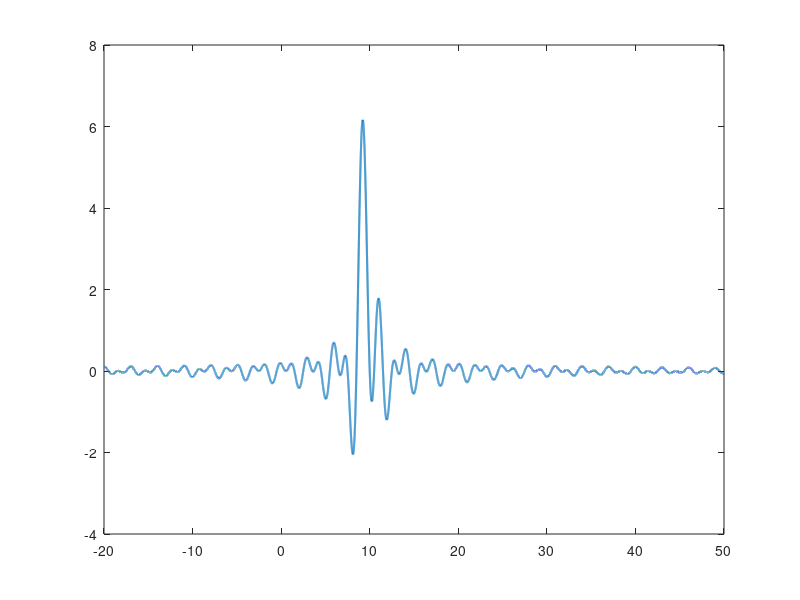

This figure's MATLAB source: (Note: this script raises an error after producing the figure.)
dt = 0.001;
t = -20:dt:50;

%% Transient signal (click) 
ymod = sinc(t - 9.5);
y = 10*sin(t - 10 + pi).*ymod;

figure 
plot(t, y, 'linewidth', 1.5)
xline(0, 'k', 'lineWidth', 1.5)
yline(0, 'k', 'lineWidth', 1.5)
xlim([-10, 20])
ylim([min(y)-2, max(y)+2])
ylabel('p(t)')
xlabel('t')
yline([max(y), min(y)], '--r', 'linewidth', 1)

%% baseline to peak peak equivalent SPL (b-p peSPL) 
f_eq = 1000;
p_bp = max(abs(y));
A_bp = p_bp;
y_bp_equ = A_bp * sin(2*pi*0.2*t);

hold on 
plot(t, y_bp_equ,'-k', 'linewidth', 0.5)

p_rms_eq = max(y_bp_equ) / sqrt(2);
yline(p_rms_eq, '--k', 'LineWidth', 1, 'Label', 'p_{RMSeq-bp}')

xlim([-10, 50])
ylim([min(y_bp_equ)-2, max(y_bp_equ)+2])

%% peak to peak peak equivalent SPL (p-p peSPL) 
p_pp = abs(max(y) - min(y));
A_pp = p_pp/2;
y_pp_equ = A_pp * sin(2*pi*0.2*t);

hold on 
plot(t, y_pp_equ,'-m', 'linewidth', 0.5)

p_rms_eq = max(y_pp_equ) / sqrt(2);
yline(p_rms_eq, '-m', 'LineWidth', 1, 'Label', 'p_{RMSeq-pp}')

xlim([-10, 50])
% ylim([min(y_pp_equ)-2, max(y_pp_equ)+2])

legend({'Transient signal', '', '', '', '', 'Baseline to peak equivalent sinus 1kHz', '', 'Peak to peak equivalent sinus 1kHz'}, 'Location', 'southeast')
